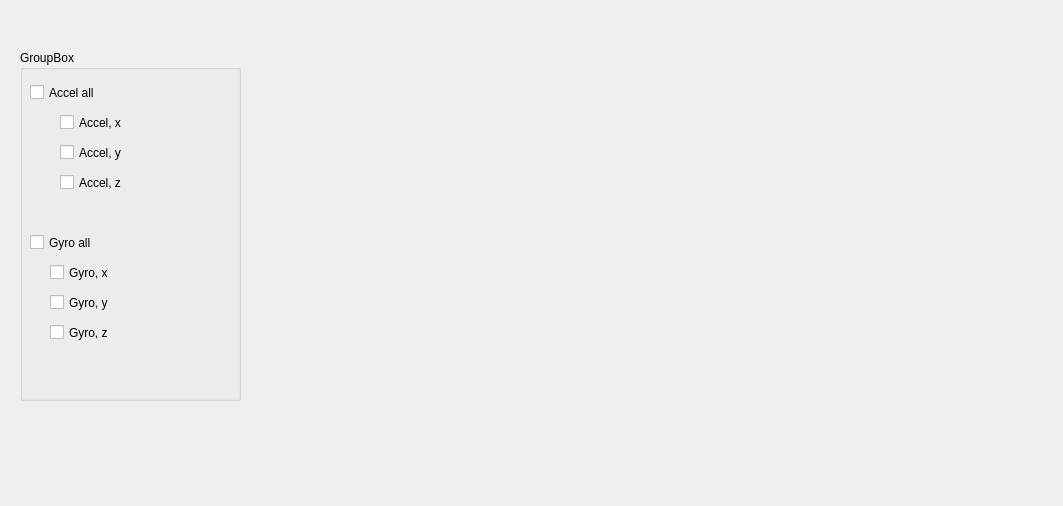
<?xml version="1.0" encoding="UTF-8"?>
<ui version="4.0">
 <class>Form</class>
 <widget class="QWidget" name="Form">
  <property name="geometry">
   <rect>
    <x>0</x>
    <y>0</y>
    <width>1063</width>
    <height>506</height>
   </rect>
  </property>
  <property name="windowTitle">
   <string>Form</string>
  </property>
  <widget class="QGroupBox" name="groupBox">
   <property name="geometry">
    <rect>
     <x>20</x>
     <y>50</y>
     <width>221</width>
     <height>351</height>
    </rect>
   </property>
   <property name="title">
    <string>GroupBox</string>
   </property>
   <widget class="QCheckBox" name="Accel_x">
    <property name="geometry">
     <rect>
      <x>40</x>
      <y>60</y>
      <width>92</width>
      <height>25</height>
     </rect>
    </property>
    <property name="text">
     <string>Accel, x</string>
    </property>
   </widget>
   <widget class="QCheckBox" name="Accel_y">
    <property name="geometry">
     <rect>
      <x>40</x>
      <y>90</y>
      <width>92</width>
      <height>25</height>
     </rect>
    </property>
    <property name="text">
     <string>Accel, y</string>
    </property>
   </widget>
   <widget class="QCheckBox" name="Accel_z">
    <property name="geometry">
     <rect>
      <x>40</x>
      <y>120</y>
      <width>92</width>
      <height>25</height>
     </rect>
    </property>
    <property name="text">
     <string>Accel, z</string>
    </property>
   </widget>
   <widget class="QCheckBox" name="Gyro_z">
    <property name="geometry">
     <rect>
      <x>30</x>
      <y>270</y>
      <width>92</width>
      <height>25</height>
     </rect>
    </property>
    <property name="text">
     <string>Gyro, z</string>
    </property>
   </widget>
   <widget class="QCheckBox" name="Gyro_all">
    <property name="geometry">
     <rect>
      <x>10</x>
      <y>180</y>
      <width>92</width>
      <height>25</height>
     </rect>
    </property>
    <property name="text">
     <string>Gyro all</string>
    </property>
   </widget>
   <widget class="QCheckBox" name="Gyro_x">
    <property name="geometry">
     <rect>
      <x>30</x>
      <y>210</y>
      <width>92</width>
      <height>25</height>
     </rect>
    </property>
    <property name="text">
     <string>Gyro, x</string>
    </property>
   </widget>
   <widget class="QCheckBox" name="Gyro_y">
    <property name="geometry">
     <rect>
      <x>30</x>
      <y>240</y>
      <width>92</width>
      <height>25</height>
     </rect>
    </property>
    <property name="text">
     <string>Gyro, y</string>
    </property>
   </widget>
   <widget class="QCheckBox" name="Accel_all">
    <property name="geometry">
     <rect>
      <x>10</x>
      <y>30</y>
      <width>92</width>
      <height>25</height>
     </rect>
    </property>
    <property name="text">
     <string>Accel all</string>
    </property>
   </widget>
  </widget>
  <widget class="QWidget" name="widget" native="true">
   <property name="geometry">
    <rect>
     <x>300</x>
     <y>70</y>
     <width>701</width>
     <height>331</height>
    </rect>
   </property>
  </widget>
 </widget>
 <resources/>
 <connections/>
</ui>
